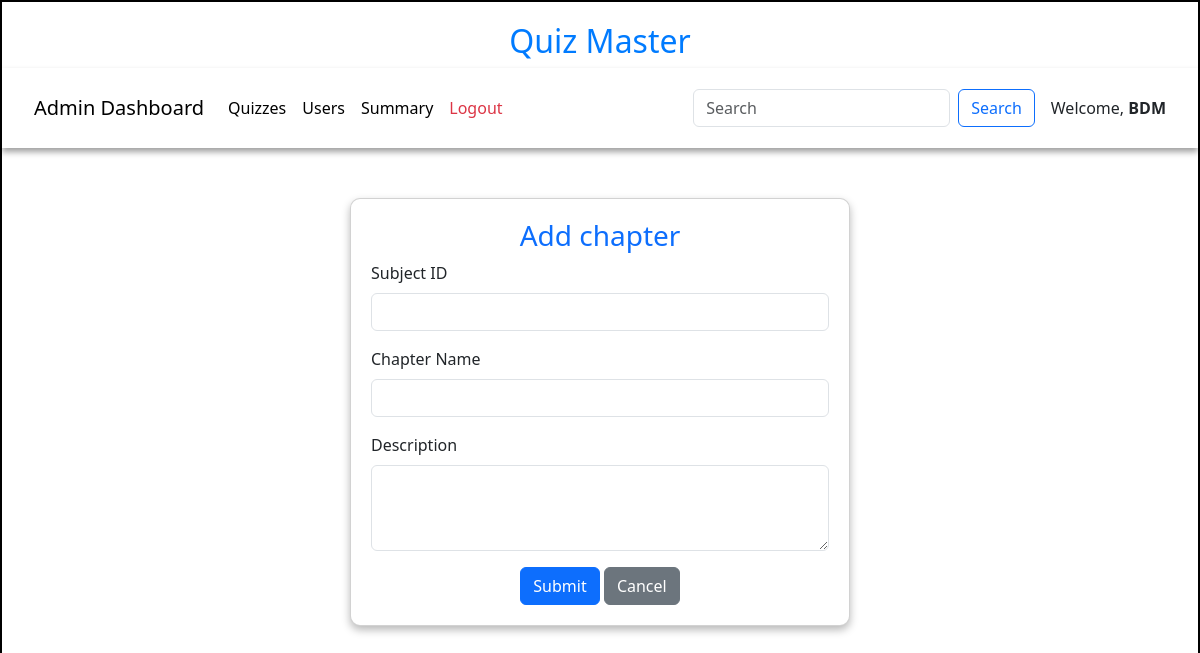
The app's page /add_chapter/5/BDM, older data.
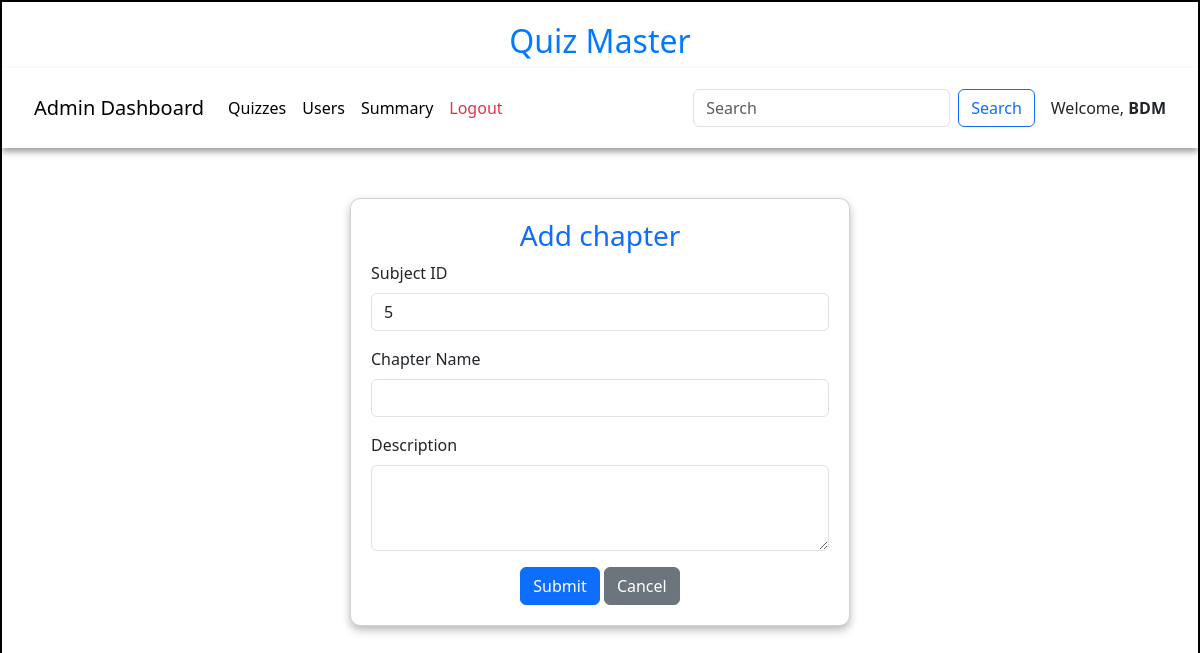
The same page, newer data.
### models/models.py (models this page shows)
class Subject(db.Model):
    id=db.Column(db.Integer,primary_key=True)
    name=db.Column(db.String,unique=True,nullable=False)
    description=db.Column(db.String)
    chapters = db.relationship("Chapter",cascade="all,delete",backref="subject",lazy=True)

### controllers/controller.py (the view, shortened to what this page needs)
@app.route('/add_chapter/<id>/<name>',methods=["GET","POST"])
def add_chapter(id,name):
    subject = get_subject(id=id)
    return render_template("add_chapter.html",subject=subject,name=name,msg="")

### controllers/controller.py (called while the page is built)
def  get_subject(id):
    subject = Subject.query.filter_by(id=id).first()
    return subject

### templates/add_chapter.html (shortened to what this page needs)
<!DOCTYPE html>
<html lang="en">
<head>
    <link href="https://cdn.jsdelivr.net/npm/bootstrap@5.3.3/dist/css/bootstrap.min.css" rel="stylesheet">
    <link rel="stylesheet" href="/static/css/style.css">
</head>
<body>
    <div id="container">
        <h1 id="heading">Quiz Master</h1>
        <nav class="navbar navbar-expand-lg navbar-light bg-white">
            <div class="container-fluid">
                <a class="navbar-brand">Admin Dashboard</a>
                <div class="collapse navbar-collapse" id="navbarNav">
                    <ul class="navbar-nav me-auto">
                        <li class="nav-item">
                            <a class="nav-link active" href="/quiz_dashboard/{{name}}">Quizzes</a>
                        </li>
                        <li class="nav-item">
                            <a class="nav-link active" href="/admin_users/{{name}}">Users</a>
                        </li>
                        <li class="nav-item">
                            <a class="nav-link active" href="/admin_summary/{{name}}">Summary</a>
                        </li>
                        <li class="nav-item">
                            <a class="nav-link text-danger" href="/login">Logout</a>
                        </li>
                    </ul>
                    <form class="d-flex" method="POST" action="#">
                        <input class="form-control me-2" type="search" placeholder="Search" name="search_txt" id="search_txt">
                        <button class="btn btn-outline-primary" type="submit">Search</button>
                    </form>
                </div>
                <span class="ms-3">Welcome, <strong>{{name}}</strong></span>
            </div>
        </nav>
        <div id="add_chapter-panel" style="margin: auto;margin-top: 50px; width: 500px;">
            <div class="card">
                <h3 class="text-center text-primary">Add chapter</h3>
                <form action="/add_chapter/{{subject.id}}/{{name}}" method="POST">
                    <div class="mb-3">
                        <label for="s_id" class="form-label">Subject ID</label>
                        <input type="number" class="form-control" id="s_id" name="s_id" value="{{subject.id}}" readonly>
                    </div>
                    <div class="mb-3">
                        <label for="name" class="form-label">Chapter Name</label>
                        <input type="text" class="form-control" id="name" name="name" >
                    </div>
                    <div class="mb-3">
                        <label for="description" class="form-label">Description</label>
                        <textarea class="form-control" id="description" name="description" rows="3" ></textarea>
                    </div>
                    <div class="text-center">
                        <button type="submit" class="btn btn-primary">Submit</button>
                        <a href="/admin/{{name}}" class="btn btn-secondary">Cancel</a>
                    </div>
                </form>
            </div>
        </div>
    </div>
</body>
</html>

### static/css/style.css (style rules this page uses)
* { margin: 0px }
#container { border: 2px solid black; margin: auto; min-height: 729px; width: 100%; }
#heading { text-align: center; font-size: 2rem; margin-top: 20px; color: #007bff; }
.navbar { box-shadow: 0px 4px 6px rgba(0, 0, 0, 0.374); padding:20px; }
.card { box-shadow: 0px 4px 8px rgba(0, 0, 0, 0.280); transition: transform 0.2s ease-in-out; border-radius: 10px; padding: 20px; }

Row changes from the older to the newer data that the page shows:
added Subject: name "BDM", s_id "5"
Text that changed along with them:
{{ name }}: "BDM" → (not shown)
